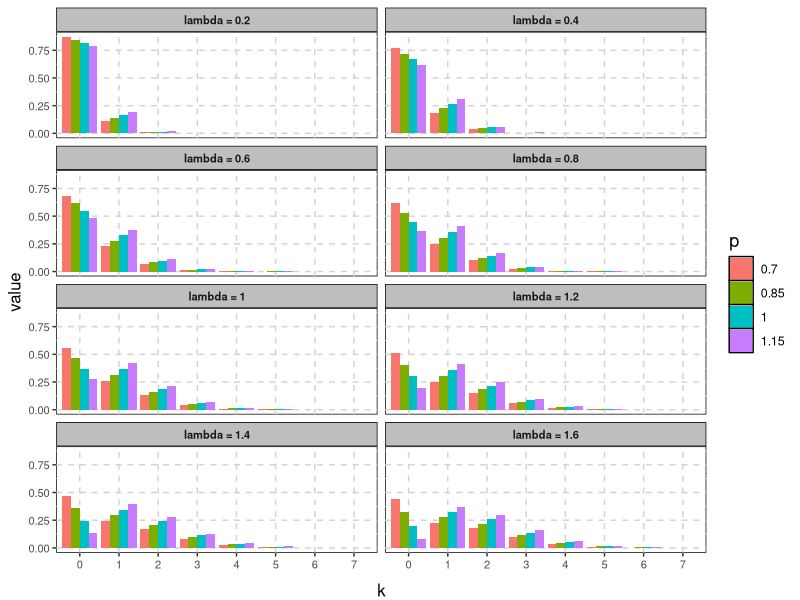
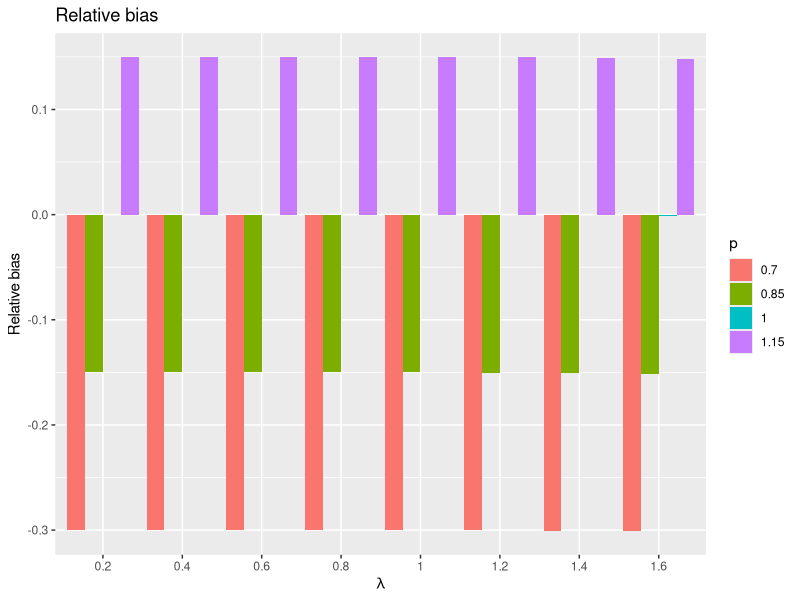
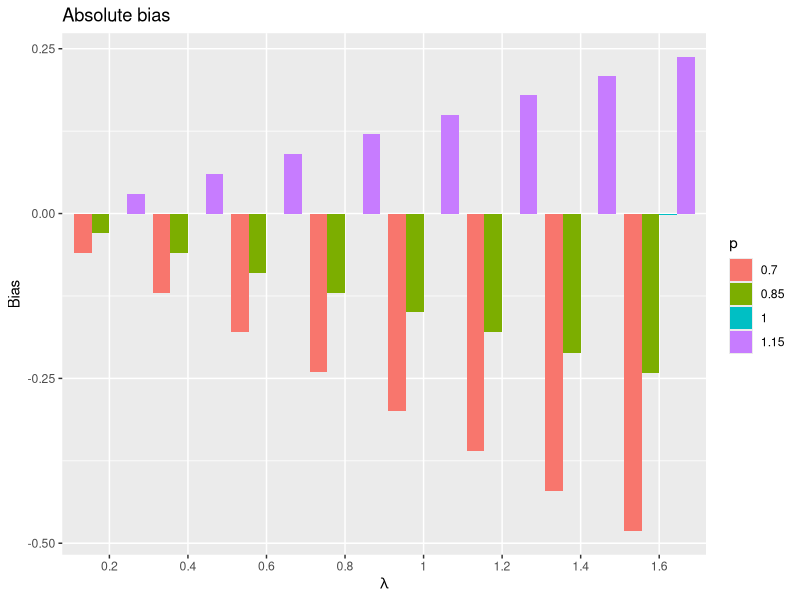

The R source for these figures, in order:
## ---- chunk 1
library(ggplot2)
library(reshape2)
library(dplyr)

size_mod <- -4
cool_theme <- theme(plot.background=element_rect(fill = "transparent",
                                                 colour = "transparent"),
                    panel.grid.major = element_line(colour="lightgrey", linetype = "dashed"),
                    panel.background = element_rect(fill = "white",colour = "black"),
                    legend.background = element_rect(fill="NA"),
                    legend.position = "right",
                    axis.text = element_text(size=12 + size_mod),
                    axis.title.x = element_text(size=16 + size_mod, vjust = -1), 
                    axis.title.y = element_text(size=16 + size_mod, vjust = 1),
                    strip.text = element_text(size=12 + size_mod, face = "bold"),
                    strip.background = element_rect(fill="grey", colour = "black"),
                    legend.text = element_text(size=13 + size_mod), 
                    legend.title = element_text(size=17 + size_mod),
                    plot.title = element_text(size=20 + size_mod))

## ---- chunk 2
doupois <- function(x, lambda, p) {
  if(p > (1 - exp(-lambda))^-1)
    stop("Probability distribution no longer valid.")
  sapply(x, function(ith_x) {
    if(ith_x == 0) {
      (1 - p) + p*exp(-lambda)
    } else {
      p * ((lambda^ith_x) * exp(-lambda))/(factorial(ith_x))
    }
  })
}

k_vector <- 0L:7
p_vector <- seq(0.70, 1.15, by = 0.15)
lambda_vector <- 1L:8/5
res <- do.call(rbind, lapply(lambda_vector, function(single_lambda) {
  dens <- sapply(p_vector, function(single_p)
    doupois(k_vector, single_lambda, single_p))
  mdens <- melt(dens, varnames = c("k", "p"))
  mdens[["p"]] <- factor(mdens[["p"]], labels = p_vector)
  mdens[["k"]] <- factor(mdens[["k"]], labels = k_vector)
  data.frame(lambda = single_lambda, mdens)
})) %>% mutate(lambda_fac = as.factor(paste0("lambda = ", lambda)))


ggplot(res, aes(x = k, fill = p, y = value)) +
  geom_bar(stat = "identity", position = "dodge") +
  facet_wrap(~ lambda_fac, ncol = 2) +
  cool_theme

## ---- chunk 3
bias_res <- mutate(res, expected = as.numeric(as.character(k)) * value) %>% 
  group_by(p, lambda) %>%
  summarize(est_mean = (sum(expected))) %>%
  mutate(relbias = (est_mean - lambda)/lambda,
         bias = est_mean - lambda)

ggplot(bias_res, aes(x = as.factor(lambda), fill = p, y = relbias)) +
  geom_bar(stat = "identity", position = "dodge") +
  scale_x_discrete(expression(lambda)) +
  scale_y_continuous("Relative bias") +
  ggtitle("Relative bias")

## ---- chunk 4

ggplot(bias_res, aes(x = as.factor(lambda), fill = p, y = bias)) +
  geom_bar(stat = "identity", position = "dodge") +
  scale_x_discrete(expression(lambda)) +
  scale_y_continuous("Bias") +
  ggtitle("Absolute bias")

